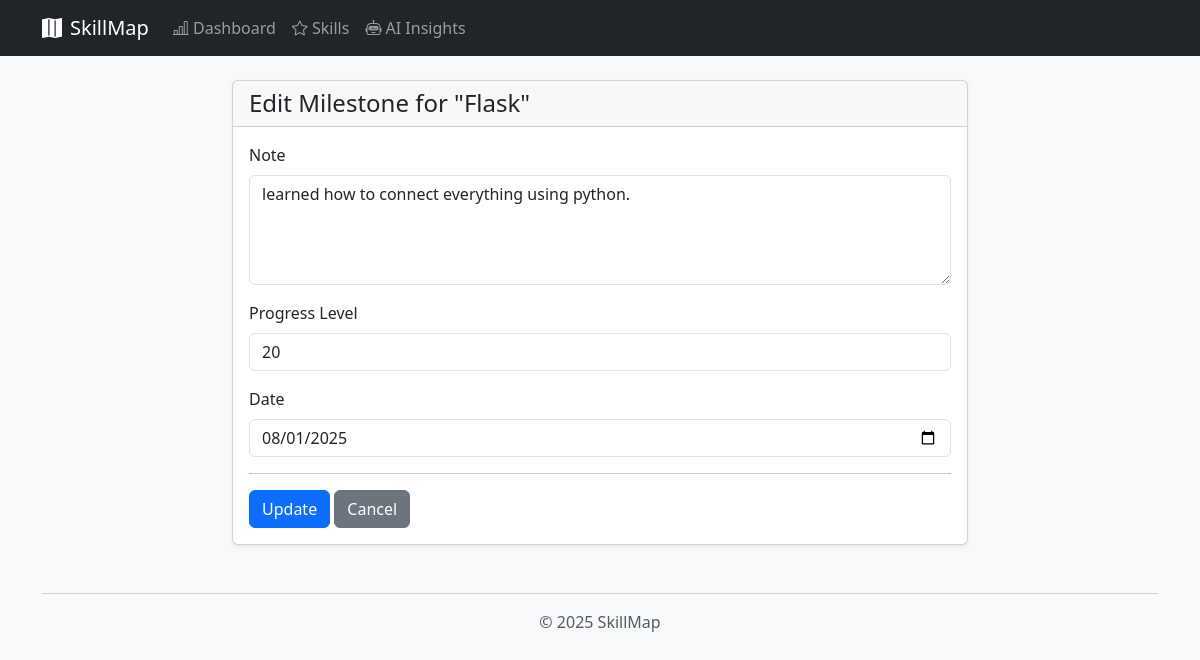
The app's page /skills/milestones/2/edit with its own data.
### app/models.py (models this page shows, shortened)
class Skill(db.Model):
    __tablename__ = "skills"
    id = db.Column(db.Integer, primary_key=True)
    name = db.Column(db.String(100), nullable=False, unique=True)
    description = db.Column(db.Text)
    category = db.Column(db.String(50))
    created_at = db.Column(db.DateTime, default=datetime.utcnow)
    updated_at = db.Column(
        db.DateTime, default=datetime.utcnow, onupdate=datetime.utcnow
    )
    milestones = db.relationship(
        "Milestone", backref="skill", lazy=True, cascade="all, delete-orphan"
    )
    insights = db.relationship(
        "LLMInsight", backref="skill", lazy=True, cascade="all, delete-orphan"
    )

class Milestone(db.Model):
    __tablename__ = "milestones"
    id = db.Column(db.Integer, primary_key=True)
    skill_id = db.Column(db.Integer, db.ForeignKey("skills.id"), nullable=False)
    note = db.Column(db.Text, nullable=False)
    progress_level = db.Column(db.String(50))  # e.g. Beginner, Intermediate, Advanced
    timestamp = db.Column(db.DateTime, default=datetime.utcnow)

### app/routes/skills.py (the view, shortened to what this page needs)
@skills_bp.route("/milestones/<int:milestone_id>/edit", methods=["GET", "POST"])
def milestone_edit(milestone_id):
    milestone = Milestone.query.get_or_404(milestone_id)
    skill = milestone.skill
    return render_template("milestone_form.html", skill=skill, milestone=milestone)

### app/templates/milestone_form.html
{% extends "base.html" %} {% block content %}
<div class="row justify-content-center">
  <div class="col-md-8">
    <div class="card shadow-sm">
      <div class="card-header">
        <h1 class="h4 mb-0">
          {{ 'Edit' if milestone else 'Add' }} Milestone for "{{ skill.name }}"
        </h1>
      </div>
      <div class="card-body">
        <form method="post" novalidate>
          <div class="mb-3">
            <label for="note" class="form-label">Note</label>
            <textarea
              class="form-control"
              id="note"
              name="note"
              required
              rows="4"
            >
{{ milestone.note if milestone else '' }}</textarea
            >
          </div>
          <div class="mb-3">
            <label for="progress_level" class="form-label"
              >Progress Level</label
            >
            <input
              type="text"
              class="form-control"
              id="progress_level"
              name="progress_level"
              value="{{ milestone.progress_level if milestone else '' }}"
            />
          </div>
          <div class="mb-3">
            <label for="timestamp" class="form-label">Date</label>
            <input
              type="date"
              class="form-control"
              id="timestamp"
              name="timestamp"
              value="{{ milestone.timestamp.strftime('%Y-%m-%d') if milestone else '' }}"
            />
          </div>
          <hr />
          <button type="submit" class="btn btn-primary">
            {{ 'Update' if milestone else 'Add' }}
          </button>
          <a
            href="{{ url_for('skills.skill_detail', skill_id=skill.id) }}"
            class="btn btn-secondary"
            >Cancel</a
          >
        </form>
      </div>
    </div>
  </div>
</div>
{% endblock %}

### app/templates/base.html (style rules this page uses)
body { background-color: #f8f9fa; }

### records on screen
Skill: name "Flask"
Milestone: note "learned how to connect everything using python.", progress_level "20", timestamp "08/01/2025"

### other values on screen
{{ 'Edit' if milestone else 'Add' }} "Edit"
{{ 'Update' if milestone else 'Add' }} "Update"
